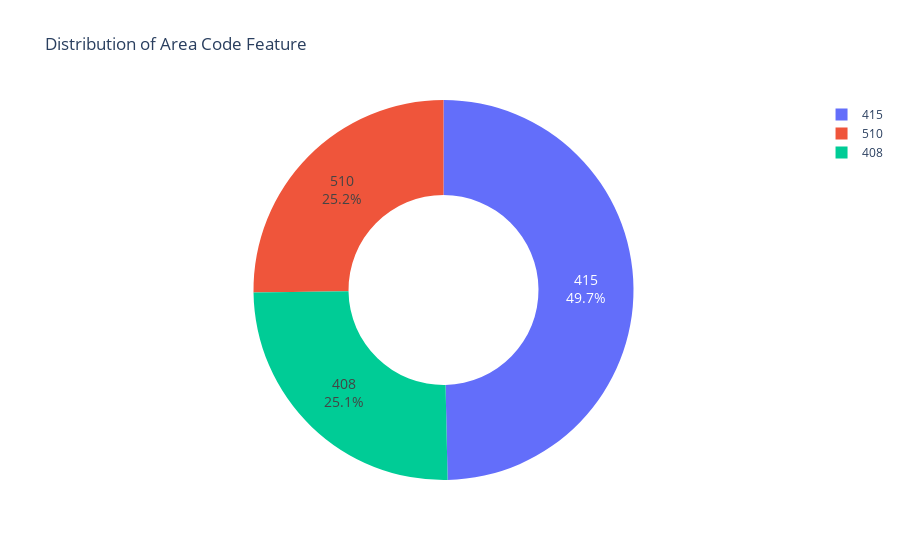

Notebook code cell kept with this figure:
### Markdown cell above
## Analysis on "area code" 
The area code is analysed first under categorical because of its uniquenes for the telco,since it adds a geospatial dimension and assists in
- Understanding whether churn is localized and actionable at a regional level.
- To understand how balanced or imbalanced the data is and check whether the feature can provide meaningful insights for churn prediction

### Code cell
# Calculate area code distribution
area = df['area code'].value_counts()

# Create pie chart with labels and percentages
figure = px.pie(
    names=area.index,        # area codes
    values=area.values,      # counts
    hole=0.5,
    title='Distribution of Area Code Feature'
)

# Show both label and percent inside the slices
figure.update_traces(
    textinfo='label+percent',
    textfont_size=14
)

figure.show()

### Figure 1 — Plotly figure (JSON) as saved in the notebook; plotly's stock layout.template omitted (floating-point values rounded to 4 significant figures)
{"data": [{"domain": {"x": [0, 1], "y": [0, 1]}, "hole": 0.5, "hovertemplate": "label=%{label}<br>value=%{value}<extra></extra>", "labels": [415, 510, 408], "legendgroup": "", "name": "", "showlegend": true, "textfont": {"size": 14}, "textinfo": "label+percent", "type": "pie", "values": [1655, 840, 838]}], "layout": {"legend": {"tracegroupgap": 0}, "title": {"text": "Distribution of Area Code Feature"}}}
